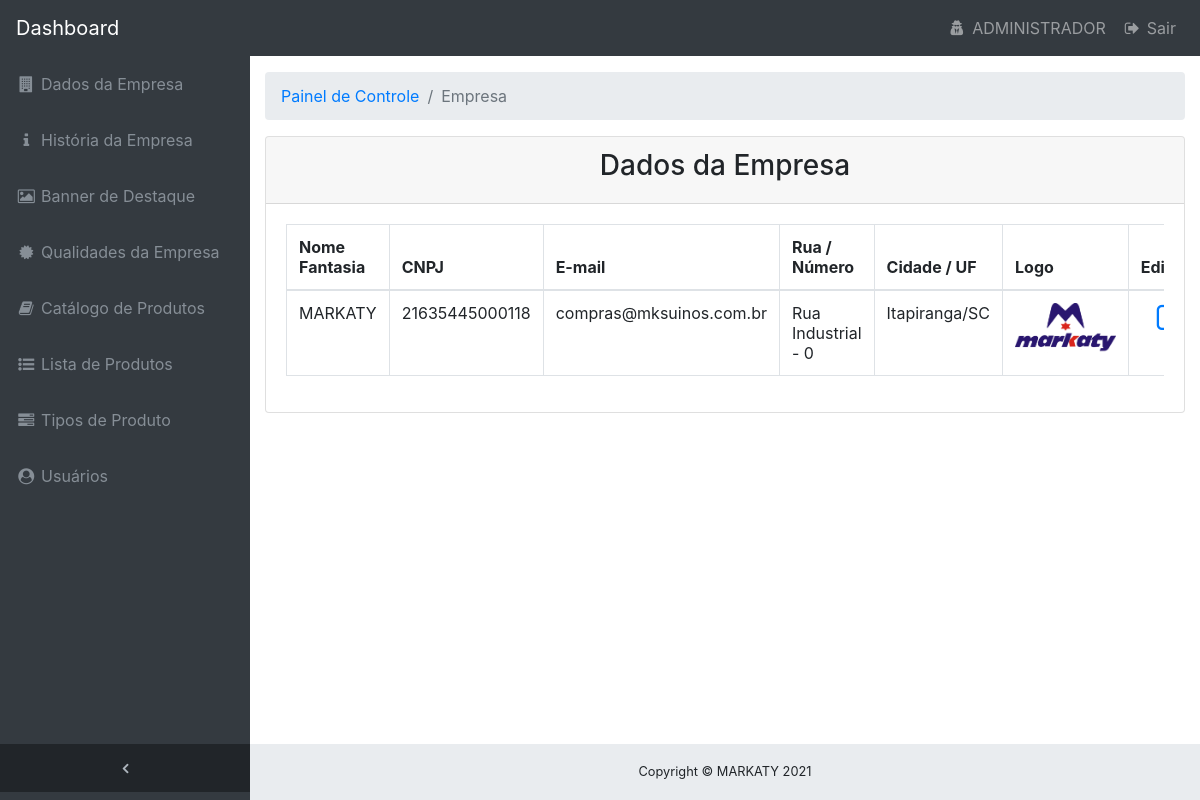
The page /intranet/index.php (signed in) on the database its author committed.
### tables this page shows
CREATE TABLE `tb_empresa` (
    `cod_empresa` INTEGER NOT NULL AUTO_INCREMENT,
    `nome_fantasia` VARCHAR(100) NOT NULL,
    `cnpj` VARCHAR(18) NOT NULL,
    `logradouro` VARCHAR(100) NOT NULL,
    `nr` NUMERIC(4),
    `complemento` VARCHAR(150),
    `bairro` VARCHAR(150),
    `tel_whatsapp` VARCHAR(15),
    `tel_fixo` VARCHAR(15),
    `email` TEXT,
    `instagram` TEXT,
    `facebook` TEXT,
    `maps` TEXT,
    `logomarca` TEXT,
    `cod_catalogo` INTEGER,
    `cod_cidade` INTEGER,
    CONSTRAINT `PK_tb_empresa` PRIMARY KEY (`cod_empresa`)
);

CREATE TABLE `tb_cidade` (
    `cod_cidade` INTEGER NOT NULL AUTO_INCREMENT,
    `nome_cidade` VARCHAR(150) NOT NULL,
    `cep` NUMERIC,
    `cod_estado` INTEGER,
    CONSTRAINT `PK_tb_cidade` PRIMARY KEY (`cod_cidade`)
);

CREATE TABLE `tb_estado` (
    `cod_estado` INTEGER NOT NULL AUTO_INCREMENT,
    `nome_estado` VARCHAR(150) NOT NULL,
    `uf` VARCHAR(2) NOT NULL,
    CONSTRAINT `PK_tb_estado` PRIMARY KEY (`cod_estado`)
);

### intranet/encrypt.php (called while the page is built, shortened)
<?php
class MyCripty {
    public $chave = 3;
    public $add_text = "abcdefghijklmnopqrstuvwxyz";
    function enc($word) {
        $word .= $this->add_text;
        $s = strlen($word) + 1;
        $nw = "";
        $n = $this->chave;
        for ($x = 1; $x < $s; $x++) {
            $m = $x * $n;
            if ($m > $s) {
                $nindex = $m % $s;
            } else if ($m < $s) {
                $nindex = $m;
            }
            $nw = $nw . $word[$nindex - 1];
        }
        return $nw;
    }
}

### intranet/empresa.php (the view, shortened to what this page needs)
<?php
include_once './encrypt.php';
$MyCripty = new MyCripty();
?>
<div class="container-fluid">
    <div class="card mb-3">
        <div class="card-header text-center">
            <h3>Dados da Empresa</h3>
        </div>
        <div class="card-body">
            <div class="table-responsive">
                <table class="table table-bordered" width="100%" cellspacing="0">
                    <thead>
                        <tr>
                            <th>Nome Fantasia</th>
                            <th>CNPJ</th>
                            <th>E-mail</th>
                            <th>Rua / Número</th>
                            <th>Cidade / UF</th>
                            <th>Logo</th>
                            <th>Editar</th>
                        </tr>
                    </thead>
                    <tbody>
                        <?php
                        $selectEmpresa = "CALL sel_empresa();";
                        $queryEmpresa = $pdo->query($selectEmpresa);
                        while ($dados = $queryEmpresa->fetch()) {
                            $cod = $dados['cod_empresa'];
                            $nome_fantasia = $dados['nome_fantasia'];
                            $cnpj = $dados['cnpj'];
                            $email = $dados['email'];
                            $logradouro = $dados['logradouro'];
                            $cidade = $dados['nome_cidade'];
                            $nr = $dados['nr'];
                            $uf = $dados['uf'];
                            $logomarca = $dados['logomarca'];
                            $var = $MyCripty->enc($cod);
                            ?>
                            <tr>
                                <td><?= $nome_fantasia; ?></td>
                                <td><?= $cnpj; ?></td>
                                <td><?= $email; ?></td>
                                <td><?= $logradouro; ?> - <?= $nr; ?></td>
                                <td><?= $cidade; ?>/<?= $uf; ?></td>
                                <td><img style=" max-height:50px;" src="imagens/logomarca/<?= $logomarca; ?>" alt="<?= $logomarca; ?>"/></td>
                                <td>
                                    <a href="?url=edt_empresa.php&ldl=<?= $var; ?>" title="EDITAR"><i class="fa fa-2x fa-edit pr-3 pl-3"></i></a>
                                </td>
                            </tr>
                            <?php
                        }
                        ?>
                    </tbody>
                </table>
            </div>
        </div>
    </div>
</div>

### intranet/index.php (shortened to what this page needs)
<?php
include './connection.php';
$sql = "select nome_fantasia, logomarca from tb_empresa";
$cmd = $pdo->prepare($sql);
$cmd->execute();
$dados = $cmd->fetch();
$nome_fantasia = $dados['nome_fantasia'];
?>
<head>
    <link href="vendor/bootstrap/css/bootstrap.min.css" rel="stylesheet" type="text/css"/>
    <link href="vendor/bootstrap/css/bootstrap-image-checkbox.css" rel="stylesheet" type="text/css"/>
    <link href="vendor/bootstrap/css/bootstrap-toggle.min.css" rel="stylesheet" type="text/css"/>
    <link href="vendor/fonts/awesome/css/font-awesome.min.css" rel="stylesheet" type="text/css"/>
    <link href="vendor/datatables/dataTables.bootstrap4.css" rel="stylesheet" type="text/css"/>
    <link href="vendor/css/sb-admin.css" rel="stylesheet" type="text/css"/>
    <link href="vendor/simditor/assets/styles/simditor.css" rel="stylesheet" type="text/css"/>
</head>
<body class="fixed-nav sticky-footer bg-dark" id="page-top">
    <?php include './menu.php'; ?>
    <div class="content-wrapper">
        <?php
        @$url = $_GET['url'];
        switch ($url) {
            default :
                include './navegacao.php';
                include ('./empresa.php');
                break;
        }
        ?>
        <footer class="sticky-footer">
            <div class="container">
                <div class="text-center">
                    <small>Copyright © <?php echo $nome_fantasia; ?> <?php echo date("Y"); ?></small>
                </div>
            </div>
        </footer>
    </div>
</body>

### rows shown on the page
tb_empresa: nome_fantasia "MARKATY", cnpj "21635445000118", email "compras@mksuinos.com.br", logradouro "Rua Industrial", nr "0", cod_cidade.nome_cidade "Itapiranga", tb_estado.uf "SC", logomarca (picture)

### other values the page prints
$_SESSION['nome'] "ADMINISTRADOR"
$menu "Empresa"
